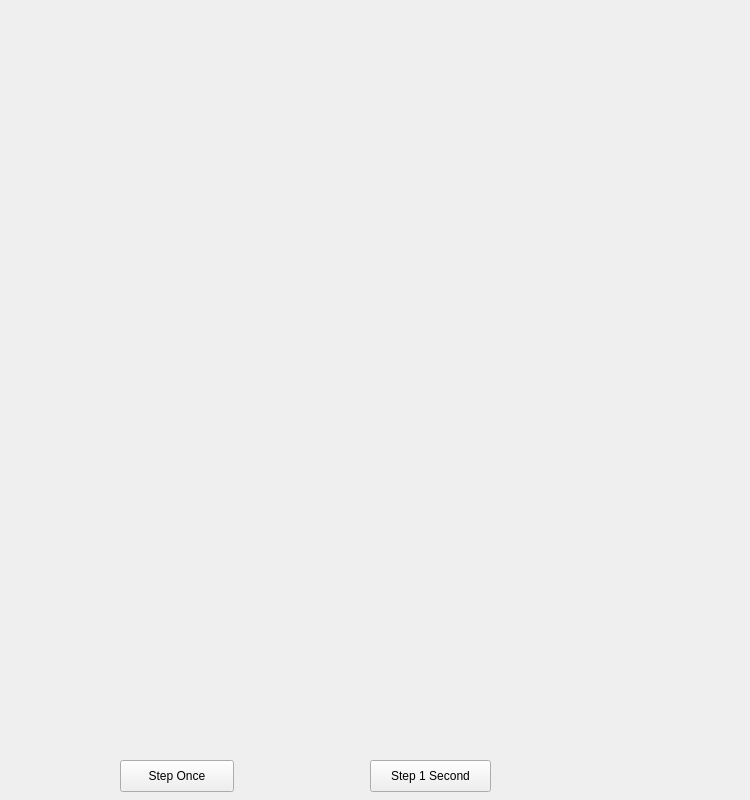
<?xml version="1.0" encoding="UTF-8"?>
<ui version="4.0">
 <class>SimWindow</class>
 <widget class="QMainWindow" name="SimWindow">
  <property name="geometry">
   <rect>
    <x>0</x>
    <y>0</y>
    <width>750</width>
    <height>800</height>
   </rect>
  </property>
  <property name="windowTitle">
   <string>MainWindow</string>
  </property>
  <widget class="QWidget" name="centralwidget">
   <widget class="SimWidget" name="simDisplay" native="true">
    <property name="geometry">
     <rect>
      <x>0</x>
      <y>0</y>
      <width>750</width>
      <height>750</height>
     </rect>
    </property>
   </widget>
   <widget class="QPushButton" name="pushButton">
    <property name="geometry">
     <rect>
      <x>120</x>
      <y>760</y>
      <width>114</width>
      <height>32</height>
     </rect>
    </property>
    <property name="text">
     <string>Step Once</string>
    </property>
   </widget>
   <widget class="QPushButton" name="pushButton_2">
    <property name="geometry">
     <rect>
      <x>370</x>
      <y>760</y>
      <width>121</width>
      <height>32</height>
     </rect>
    </property>
    <property name="text">
     <string>Step 1 Second</string>
    </property>
   </widget>
  </widget>
 </widget>
 <customwidgets>
  <customwidget>
   <class>SimWidget</class>
   <extends>QWidget</extends>
   <header>qt/simwidget.h</header>
   <container>1</container>
   <slots>
    <slot>stepOnce()</slot>
    <slot>stepSecond()</slot>
   </slots>
  </customwidget>
 </customwidgets>
 <resources/>
 <connections>
  <connection>
   <sender>pushButton</sender>
   <signal>clicked()</signal>
   <receiver>simDisplay</receiver>
   <slot>stepOnce()</slot>
   <hints>
    <hint type="sourcelabel">
     <x>184</x>
     <y>777</y>
    </hint>
    <hint type="destinationlabel">
     <x>185</x>
     <y>707</y>
    </hint>
   </hints>
  </connection>
  <connection>
   <sender>pushButton_2</sender>
   <signal>clicked()</signal>
   <receiver>simDisplay</receiver>
   <slot>stepSecond()</slot>
   <hints>
    <hint type="sourcelabel">
     <x>438</x>
     <y>773</y>
    </hint>
    <hint type="destinationlabel">
     <x>445</x>
     <y>636</y>
    </hint>
   </hints>
  </connection>
 </connections>
</ui>
